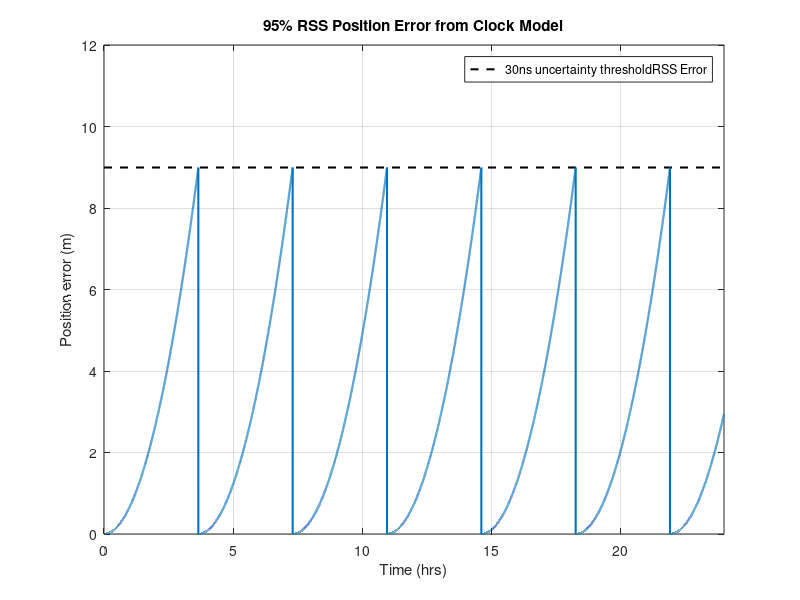

Source code (MATLAB):
%% reset
clc, clear, close all;
addpath(genpath(pwd));

%% init
a_hi = 9e-10 / (86400 * 30);
a_lo = 6e-10 / (86400 * 30);
E = @(t, a) 1/2 * a * t.^2;
t = 1:1:3600*24;
c = 299792458;

%% plot
figure();
plot([0 t(end)/3600], [30e-9 30e-9]*c, 'k--', 'LineWidth', 1.5); hold on;
% patch([t flip(t)]/3600, [E(t, a_lo) flip(E(t, a_hi))], 'cyan', 'FaceAlpha', 0.5);
plot(t/3600, E(mod(t,13146), a_hi)*c, 'LineWidth', 1.5);
axis([0 t(end)/3600 0 12]);
grid on;
xlabel("Time (hrs)"); ylabel("Position error (m)");
title("95% RSS Position Error from Clock Model");
legend(["30ns uncertainty threshold", "RSS Error"], 'location', 'best');